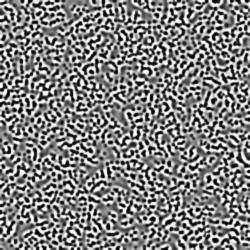

Here is the Python script that generated this plot:
# !/usr/bin/python
#  -*- coding: utf-8 -*-
"""
    Author:Shen Weijie
    Date:2018/12/30
    Software:生成Green Noise
"""
from utils import *
from scipy.misc import imsave
import cv2

# 生成高斯白噪声
def CreateWhiteNoise(width,height,pointsNum):
    # 保存像素点的list
    points = []
    for num in range(pointsNum):
        # 随机生成像素点坐标
        x = int(random.uniform(0,width))
        y = int(random.uniform(0,height))
        points.append([x,y])
    print("生成高斯白")
    return points

def GreenNoise(blursigma_weak,width,height,num):
    blurSize_weak = int(PixelsForSigam(blursigma_weak)|1)
    blurSize_strong = int(PixelsForSigam(maxBlurSigma)|1)
    WhiteNoise = CreateWhiteNoise(width, height,num)
    if blursigma_weak>0.6:
        blursigma_weak = 0.6
    img = np.ones([width,height])
    for i in range(width):
        for j in range(height):
            img[i][j] = 255
    print("测试用0~255成功")
    for point in WhiteNoise:
        point_x = point[0]
        point_y = point[1]
        img[point_x,point_y] = 0
    print("将像素点的灰度值设为0")
    for iter in range(BlursIter):
        img = (cv2.GaussianBlur(img, (blurSize_weak,blurSize_weak), blursigma_weak)\
                -cv2.GaussianBlur(img, (blurSize_strong,blurSize_strong), maxBlurSigma))
        img = Histeq(img)
        print("第", iter, "次迭代")
    print("通过滤波器成功")
    spectrum_img = Fourier(img)
    print("傅里叶变换成功")
    plt = Spectrum(spectrum_img)
    plt.savefig('./GreenNoiseSpectrumPlot.jpg')
    plt.close()
    print("生成波形图")
    imsave('./GreenNoise.jpg', img)
    print("生成点阵图")
    imsave('./GreenNoiseSpectrum.jpg',spectrum_img)
    print("生成频谱图")


if __name__ == '__main__':
    GreenNoise(0.5,250,250,4000)